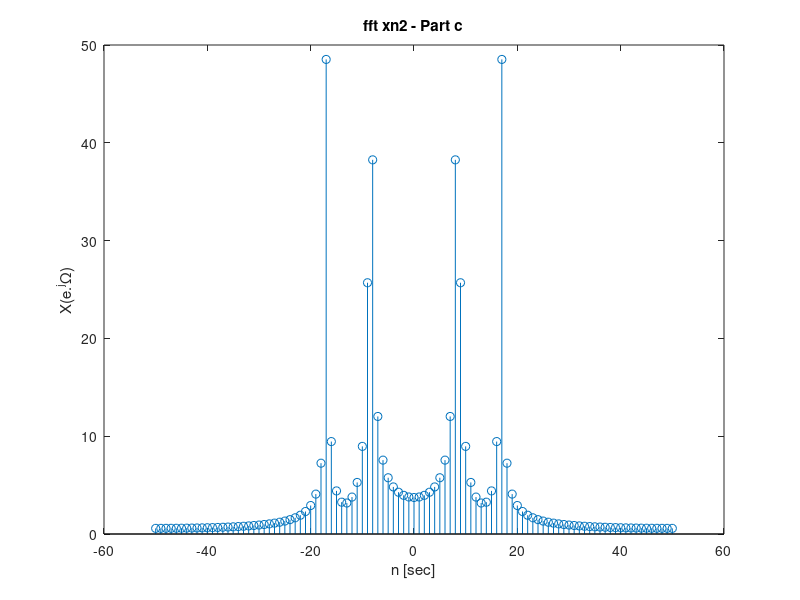

Recreate this plot in MATLAB. (Note: this script raises an error after producing the figure.)
%a
t = -10000:10000;
x1 = sinc(t./6);
x2 = cos(pi.*t./12)+sin(pi.*t./6);
fft_x1= fftshift(fft(x1));
fft_x2= fftshift(fft(x2));
plot(t,abs(fft_x1));
title('fft x1 - Part c')
ylabel('X(j\Omega)');
xlabel('\Omega [rad/sec]');

plot(t,abs(fft_x2));
title('fft x2 - Part c')
ylabel('X(j\Omega)');
xlabel('\Omega [rad/sec]');

%d
n = -50:50;
xn1 =  sinc(n./3);
fft_xn1= fftshift(fft(xn1));
stem(n,abs(fft_xn1));
title('fft xn1 - Part c')
ylabel('X(e.^j\Omega)');
xlabel('n [sec]');

xn2 = cos(pi.*n./6)+sin(pi.*n./3);
fft_xn2= fftshift(fft(xn2));
stem(n,abs(fft_xn2));
title('fft xn2 - Part c')
ylabel('X(e.^j\Omega)');
xlabel('n [sec]');

clear;
close;
%e
t = -10000:10000;
xt1 =  sinc(t./3);
fft_xt1= fftshift(fft(xt1));
zoh = c2d(fft_xt1,0.1,'zoh');
plot(t,zoh);

